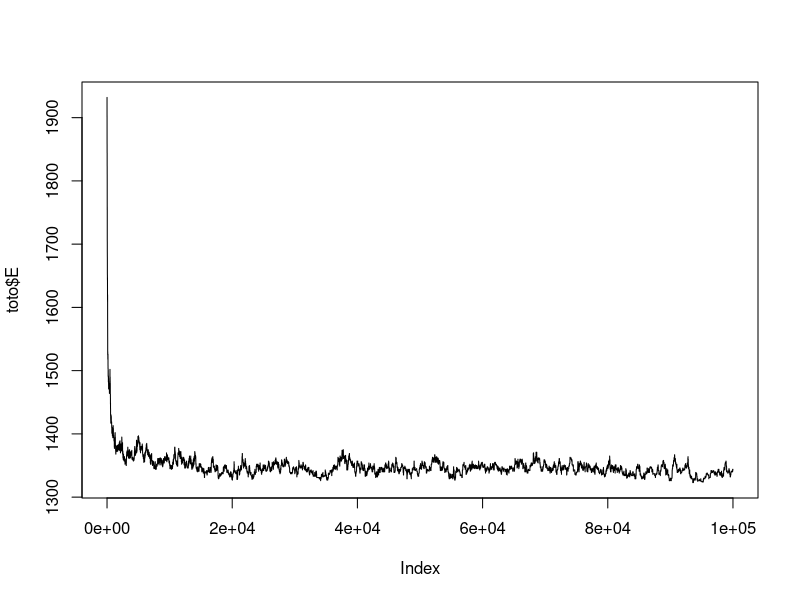
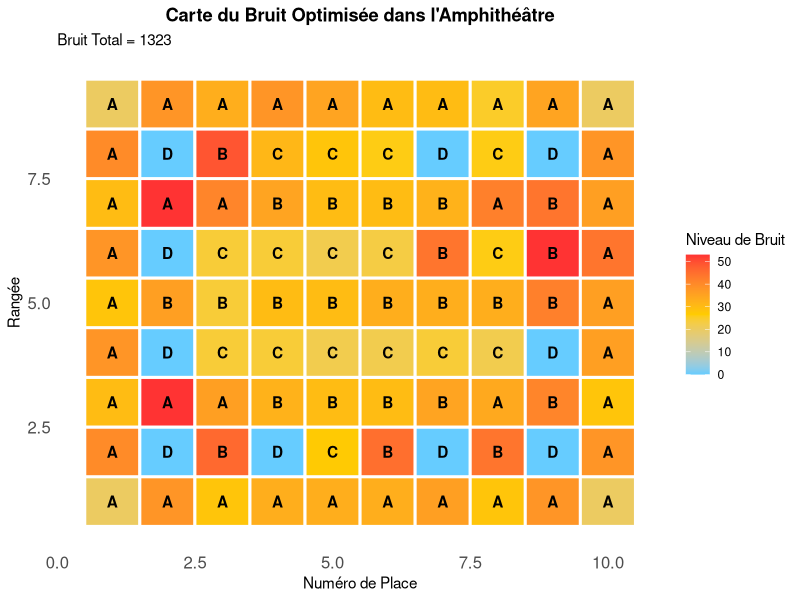
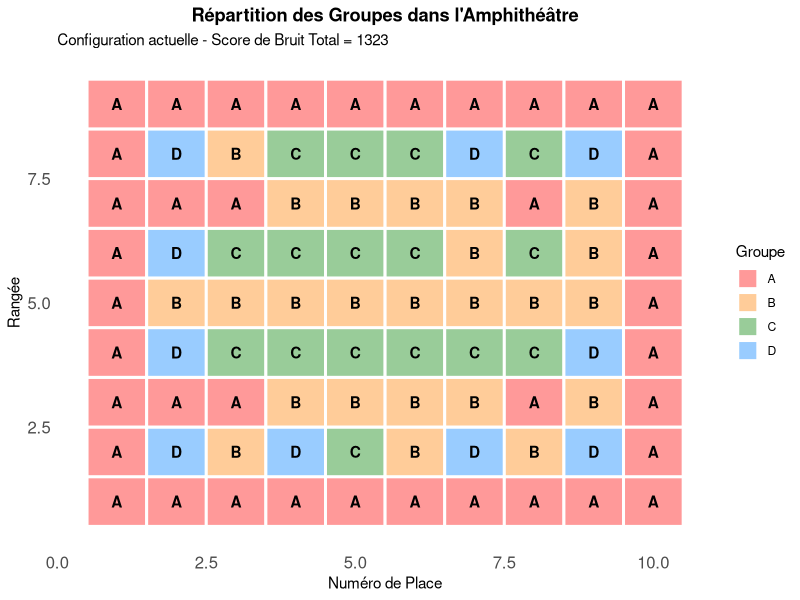

The R source for these figures, in order:
#########################################################
###                                                   ###
###       Projet 2 - Simulations et Copules           ###
###                                                   ###
###             Bruit en Amphi                        ###
###                                                   ###
#########################################################

### Partie 1 ###
#Dans cette partie on considere un nombre fixe d'eleve par groupe 


#nombre de place dans l'amphitheatre
N = 90

#nombre de groupe d'élèves
L = 4

#Matrice du bruit en fonction du voisinage
groupes <- matrix(0, nrow=4, ncol=4)
valeurs <- c("A", "B", "C", "D")
rownames(groupes) <- colnames(groupes) <- valeurs

# A avec ...
groupes["A", "A"] <- 10
groupes["A", "B"] <- 8;  groupes["B", "A"] <- 8
groupes["A", "C"] <- 5;  groupes["C", "A"] <- 5
groupes["A", "D"] <- 0;  groupes["D", "A"] <- 0

# B avec ...
groupes["B", "B"] <- 6
groupes["B", "C"] <- 3;  groupes["C", "B"] <- 3
groupes["B", "D"] <- 0;  groupes["D", "B"] <- 0

# C avec ...
groupes["C", "C"] <- 2
groupes["C", "D"] <- 0;  groupes["D", "C"] <- 0

# D avec D (reste 0)
groupes["D", "D"] <- 0



#matrice amphitheatre 
rangs = 9
col = 10

A = 40
B = 24
C= 16
D = 10

bruit_voisin_carre = function(coord,G){
  P = arrayInd(coord, .dim = dim(G))
  r = P[1]
  c = P[2]
  b = 0
  vois = c()
  for(i in -1:1){
    for (j in -1:1){
      #on enleve la coordonée elle meme 
      if (i==0 && j == 0) next
      vr = r + i
      vc = c + j
      if (vr>=1 && vr<= nrow(G) && vc>= 1 && vc <= ncol(G)){
        b = b + groupes[G[r,c],G[vr,vc]]
        vois = c(vois, (vc - 1) * nrow(G) + vr)
      }
    }
  }
  return(list(V=vois,B=b))
}

H_carre = function(G){
  N = length(G)
  H = 0
  for (i in 1:N){
    Vi = bruit_voisin_carre(i,G)
    for (v in Vi$V){
      if (v > i){ H = H + groupes[G[i], G[v]] }
    }
  }
  return(H)
}


transition_carre = function(G,b){
  N= length(G)
  G_new = G
  coord = sample(1:N,2,replace = FALSE)
  G_new[coord[1]] = G[coord[2]]
  G_new[coord[2]] = G[coord[1]]
  u = runif(1)
  b_old1 = bruit_voisin_carre(coord[1],G)
  b_old2 = bruit_voisin_carre(coord[2],G)
  b_new1 = bruit_voisin_carre(coord[1],G_new)
  b_new2 = bruit_voisin_carre(coord[2],G_new)
  d = ( (b_new1$B+b_new2$B) - (b_old1$B+b_old2$B))
  if (coord[1] %in% (b_old2$V)) {
    r = groupes[G[coord[1]],G[coord[2]]]
    d = ( (b_new1$B+b_new2$B - r) - (b_old1$B+b_old2$B - r))
  }
  alpha = exp(-b*d)
  if (u>alpha) {
    G_new = G
    d = 0
  }
  return(list(G=G_new,D = d))
}


RS_carre = function(n,B0){
  vecteur_donnees <- c(rep("A", A), 
                       rep("B", B), 
                       rep("C", C), 
                       rep("D", D))
  
  
  G <- matrix(vecteur_donnees, nrow = rangs, ncol = col)
  H_evol = rep(0,n)
  H_evol[1] = H_carre(G)
  H_best = H_evol[1]
  G_best = G
  for (i in 2:n){
    B = B0*log(i)
    toto = transition_carre(G,B)
    G = toto$G
    H_evol[i] = H_evol[i-1]+toto$D
    if (H_evol[i]<H_best){
      H_best = H_evol[i]
      G_best = G
    }
  }
  
  return(list(G=G_best,H=H_best,E=H_evol ))
}

toto = RS_carre(100000,0.07)
plot(toto$E,type='l')
print(toto$H)
print(H_carre(toto$G))
par(mfrow = c(1,1))


visualiser_amphi = function(G,groupes,H_best){
  matrice_bruit = matrix(0, nrow = rangs, ncol = col)
  for (i in (1:N)){
    bruit = bruit_voisin_carre(i,G)
    matrice_bruit[i] = bruit$B
  }
  df_bruit = melt(matrice_bruit)
  colnames(df_bruit)=c("Rang","Place","Niveau_de_Bruit")
  df_type = melt(G)
  colnames(df_type)=c("Rang","Place","Type")
  df_final = data.frame(df_type,Bruit = df_bruit$Niveau_de_Bruit)
  
  amphi =  ggplot(df_final, aes(x = Place, y = Rang, fill = Bruit)) +
    geom_tile(color = "white", lwd = 1) + 
    geom_text(aes(label = Type), color = "black", fontface = "bold") + 
    scale_fill_gradient2(low = "#66CCFF", mid = "#FFCC00", high = "#FF3333", 
                         midpoint = max(df_final$Bruit)/2, name = "Niveau de Bruit") +
    theme_minimal() +
    labs(title = "Carte du Bruit Optimisée dans l'Amphithéâtre",
         subtitle = paste("Bruit Total =", H_best), 
         x = "Numéro de Place", y = "Rangée") +
    theme(panel.grid = element_blank(),
          axis.text = element_text(size = 12),
          plot.title = element_text(hjust = 0.5, face="bold"))
  
  print(amphi)
}
library(reshape2)
library(tidyverse)

visualiser_amphi_types = function(G, H_best){
  df_type = melt(G)
  colnames(df_type) = c("Rang", "Place", "Type")
  
  amphi_types = ggplot(df_type, aes(x = Place, y = Rang, fill = Type)) +
    geom_tile(color = "white", lwd = 1) + 
    geom_text(aes(label = Type), color = "black", fontface = "bold") + 
    scale_fill_manual(values = c("A" = "#FF9999",  
                                 "B" = "#FFCC99",  
                                 "C" = "#99CC99",  
                                 "D" = "#99CCFF")) +
    
    theme_minimal() +
    labs(title = "Répartition des Groupes dans l'Amphithéâtre",
         subtitle = paste("Configuration actuelle - Score de Bruit Total =", H_best), 
         x = "Numéro de Place", y = "Rangée",
         fill = "Groupe") +
    theme(panel.grid = element_blank(),
          axis.text = element_text(size = 12),
          plot.title = element_text(hjust = 0.5, face="bold"))
  
  print(amphi_types)
}

visualiser_amphi(toto$G,groupes,toto$H)
visualiser_amphi_types(toto$G, toto$H)
